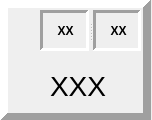
<?xml version="1.0" encoding="UTF-8"?>
<ui version="4.0">
 <class>FrameForm</class>
 <widget class="QWidget" name="FrameForm">
  <property name="geometry">
   <rect>
    <x>0</x>
    <y>0</y>
    <width>152</width>
    <height>120</height>
   </rect>
  </property>
  <property name="windowTitle">
   <string>Form</string>
  </property>
  <widget class="QFrame" name="frameBox">
   <property name="geometry">
    <rect>
     <x>0</x>
     <y>0</y>
     <width>151</width>
     <height>121</height>
    </rect>
   </property>
   <property name="autoFillBackground">
    <bool>false</bool>
   </property>
   <property name="frameShape">
    <enum>QFrame::Panel</enum>
   </property>
   <property name="frameShadow">
    <enum>QFrame::Raised</enum>
   </property>
   <property name="lineWidth">
    <number>8</number>
   </property>
   <property name="midLineWidth">
    <number>5</number>
   </property>
   <widget class="QLabel" name="totalbowlLabel">
    <property name="geometry">
     <rect>
      <x>50</x>
      <y>70</y>
      <width>61</width>
      <height>31</height>
     </rect>
    </property>
    <property name="font">
     <font>
      <pointsize>21</pointsize>
     </font>
    </property>
    <property name="lineWidth">
     <number>1</number>
    </property>
    <property name="text">
     <string>XXX</string>
    </property>
   </widget>
   <widget class="QSplitter" name="splitter">
    <property name="geometry">
     <rect>
      <x>40</x>
      <y>10</y>
      <width>101</width>
      <height>41</height>
     </rect>
    </property>
    <property name="orientation">
     <enum>Qt::Horizontal</enum>
    </property>
    <widget class="QFrame" name="bowl1Box">
     <property name="frameShape">
      <enum>QFrame::Panel</enum>
     </property>
     <property name="frameShadow">
      <enum>QFrame::Sunken</enum>
     </property>
     <property name="lineWidth">
      <number>3</number>
     </property>
     <widget class="QLabel" name="blow1Label">
      <property name="geometry">
       <rect>
        <x>10</x>
        <y>10</y>
        <width>31</width>
        <height>21</height>
       </rect>
      </property>
      <property name="font">
       <font>
        <pointsize>9</pointsize>
        <weight>75</weight>
        <bold>true</bold>
       </font>
      </property>
      <property name="text">
       <string>XX</string>
      </property>
      <property name="scaledContents">
       <bool>true</bool>
      </property>
      <property name="alignment">
       <set>Qt::AlignCenter</set>
      </property>
     </widget>
    </widget>
    <widget class="QFrame" name="bowl2Box">
     <property name="frameShape">
      <enum>QFrame::Panel</enum>
     </property>
     <property name="frameShadow">
      <enum>QFrame::Sunken</enum>
     </property>
     <property name="lineWidth">
      <number>3</number>
     </property>
     <widget class="QLabel" name="bonusLabel">
      <property name="geometry">
       <rect>
        <x>10</x>
        <y>10</y>
        <width>31</width>
        <height>21</height>
       </rect>
      </property>
      <property name="font">
       <font>
        <pointsize>9</pointsize>
        <weight>75</weight>
        <bold>true</bold>
       </font>
      </property>
      <property name="text">
       <string>XX</string>
      </property>
      <property name="scaledContents">
       <bool>true</bool>
      </property>
      <property name="alignment">
       <set>Qt::AlignCenter</set>
      </property>
     </widget>
    </widget>
   </widget>
  </widget>
 </widget>
 <resources/>
 <connections/>
</ui>
